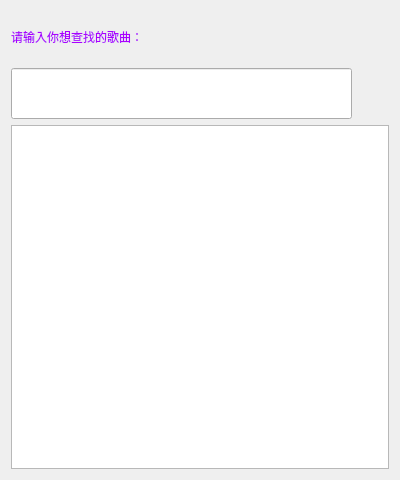
<?xml version="1.0" encoding="UTF-8"?>
<ui version="4.0">
 <class>Search</class>
 <widget class="QDialog" name="Search">
  <property name="geometry">
   <rect>
    <x>0</x>
    <y>0</y>
    <width>400</width>
    <height>480</height>
   </rect>
  </property>
  <property name="windowTitle">
   <string>Dialog</string>
  </property>
  <property name="styleSheet">
   <string notr="true">background-image: url(:/resources/41t58PIC2gf_10241.JPG);</string>
  </property>
  <layout class="QVBoxLayout" name="verticalLayout_3">
   <item>
    <layout class="QVBoxLayout" name="verticalLayout_2">
     <item>
      <layout class="QVBoxLayout" name="verticalLayout">
       <item>
        <widget class="QLabel" name="label">
         <property name="minimumSize">
          <size>
           <width>291</width>
           <height>51</height>
          </size>
         </property>
         <property name="maximumSize">
          <size>
           <width>291</width>
           <height>51</height>
          </size>
         </property>
         <property name="styleSheet">
          <string notr="true">color: qlineargradient(spread:pad, x1:0, y1:0, x2:1, y2:0, stop:0 rgba(0, 0, 0, 255), stop:1 rgba(255, 255, 255, 255));
color: rgb(170, 0, 255);font: 16pt &quot;ADMUI3Lg&quot;;</string>
         </property>
         <property name="text">
          <string>请输入你想查找的歌曲：</string>
         </property>
        </widget>
       </item>
       <item>
        <widget class="QLineEdit" name="lineEdit">
         <property name="minimumSize">
          <size>
           <width>341</width>
           <height>51</height>
          </size>
         </property>
         <property name="maximumSize">
          <size>
           <width>341</width>
           <height>51</height>
          </size>
         </property>
         <property name="styleSheet">
          <string notr="true">font: 16pt &quot;ADMUI3Lg&quot;;</string>
         </property>
        </widget>
       </item>
      </layout>
     </item>
     <item>
      <widget class="QTableView" name="tableView"/>
     </item>
    </layout>
   </item>
  </layout>
 </widget>
 <resources/>
 <connections/>
</ui>
